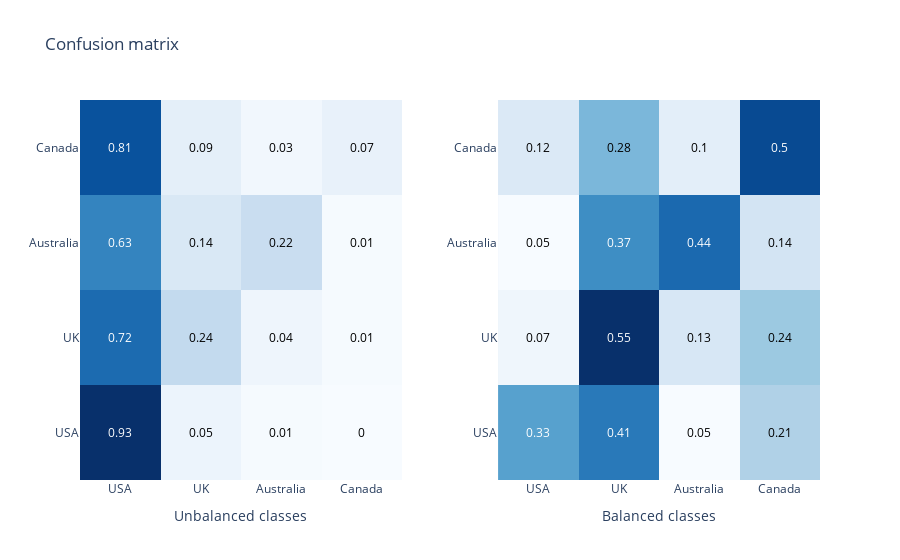

Notebook cell for this chart:
### Code cell
import numpy as np
import plotly.graph_objs as go
import plotly.figure_factory as ff
from plotly.subplots import make_subplots
import string

#Define data for heatmap
N=4
x = ["USA", "UK", "Australia", "Canada"]
y = ["USA", "UK", "Australia", "Canada"]
z2 = unbalanced_data
z1 = balanced_data

fig1 = ff.create_annotated_heatmap(z1, x, y,  colorscale='blues', name='Unbalanced')
fig2 = ff.create_annotated_heatmap(z2, x, y, colorscale='blues', name='Balanced')
fig1.layout.update({'title': 'Unbalanced classes'})
fig2.layout.update({'title': 'Balanced classes'})
fig = make_subplots(
    rows=1, cols=2,
    horizontal_spacing=0.13,
)

fig.add_trace(fig1.data[0], 1, 1)
fig.add_trace(fig2.data[0], 1, 2)

annot1 = list(fig1.layout.annotations)
annot2 = list(fig2.layout.annotations)
for k  in range(len(annot2)):
    annot2[k]['xref'] = 'x2'
    annot2[k]['yref'] = 'y2'
fig.layout.xaxis1.update({'title': 'Unbalanced classes'})
fig.layout.xaxis2.update({'title': 'Balanced classes'})
fig.update_layout(annotations=annot1+annot2)
fig.layout.update({'title': 'Confusion matrix'})
fig.write_html("conf.html")
fig.show()

### Figure 1 — Plotly figure (JSON) as saved in the notebook; plotly's stock layout.template omitted (floating-point values rounded to 4 significant figures)
{"data": [{"colorscale": [[0.0, "rgb(247,251,255)"], [0.125, "rgb(222,235,247)"], [0.25, "rgb(198,219,239)"], [0.375, "rgb(158,202,225)"], [0.5, "rgb(107,174,214)"], [0.625, "rgb(66,146,198)"], [0.75, "rgb(33,113,181)"], [0.875, "rgb(8,81,156)"], [1.0, "rgb(8,48,107)"]], "name": "Unbalanced", "reversescale": false, "showscale": false, "x": ["USA", "UK", "Australia", "Canada"], "y": ["USA", "UK", "Australia", "Canada"], "z": [[0.93, 0.05, 0.01, 0], [0.72, 0.24, 0.04, 0.01], [0.63, 0.14, 0.22, 0.01], [0.81, 0.09, 0.03, 0.07]], "type": "heatmap", "xaxis": "x", "yaxis": "y"}, {"colorscale": [[0.0, "rgb(247,251,255)"], [0.125, "rgb(222,235,247)"], [0.25, "rgb(198,219,239)"], [0.375, "rgb(158,202,225)"], [0.5, "rgb(107,174,214)"], [0.625, "rgb(66,146,198)"], [0.75, "rgb(33,113,181)"], [0.875, "rgb(8,81,156)"], [1.0, "rgb(8,48,107)"]], "name": "Balanced", "reversescale": false, "showscale": false, "x": ["USA", "UK", "Australia", "Canada"], "y": ["USA", "UK", "Australia", "Canada"], "z": [[0.33, 0.41, 0.05, 0.21], [0.07, 0.55, 0.13, 0.24], [0.05, 0.37, 0.44, 0.14], [0.12, 0.28, 0.1, 0.5]], "type": "heatmap", "xaxis": "x2", "yaxis": "y2"}], "layout": {"xaxis": {"anchor": "y", "domain": [0.0, 0.435], "title": {"text": "Unbalanced classes"}}, "yaxis": {"anchor": "x", "domain": [0.0, 1.0]}, "xaxis2": {"anchor": "y2", "domain": [0.565, 1.0], "title": {"text": "Balanced classes"}}, "yaxis2": {"anchor": "x2", "domain": [0.0, 1.0]}, "annotations": [{"font": {"color": "#FFFFFF"}, "showarrow": false, "text": "0.93", "x": "USA", "xref": "x", "y": "USA", "yref": "y"}, {"font": {"color": "#000000"}, "showarrow": false, "text": "0.05", "x": "UK", "xref": "x", "y": "USA", "yref": "y"}, {"font": {"color": "#000000"}, "showarrow": false, "text": "0.01", "x": "Australia", "xref": "x", "y": "USA", "yref": "y"}, {"font": {"color": "#000000"}, "showarrow": false, "text": "0", "x": "Canada", "xref": "x", "y": "USA", "yref": "y"}, {"font": {"color": "#FFFFFF"}, "showarrow": false, "text": "0.72", "x": "USA", "xref": "x", "y": "UK", "yref": "y"}, {"font": {"color": "#000000"}, "showarrow": false, "text": "0.24", "x": "UK", "xref": "x", "y": "UK", "yref": "y"}, {"font": {"color": "#000000"}, "showarrow": false, "text": "0.04", "x": "Australia", "xref": "x", "y": "UK", "yref": "y"}, {"font": {"color": "#000000"}, "showarrow": false, "text": "0.01", "x": "Canada", "xref": "x", "y": "UK", "yref": "y"}, {"font": {"color": "#FFFFFF"}, "showarrow": false, "text": "0.63", "x": "USA", "xref": "x", "y": "Australia", "yref": "y"}, {"font": {"color": "#000000"}, "showarrow": false, "text": "0.14", "x": "UK", "xref": "x", "y": "Australia", "yref": "y"}, {"font": {"color": "#000000"}, "showarrow": false, "text": "0.22", "x": "Australia", "xref": "x", "y": "Australia", "yref": "y"}, {"font": {"color": "#000000"}, "showarrow": false, "text": "0.01", "x": "Canada", "xref": "x", "y": "Australia", "yref": "y"}, {"font": {"color": "#FFFFFF"}, "showarrow": false, "text": "0.81", "x": "USA", "xref": "x", "y": "Canada", "yref": "y"}, {"font": {"color": "#000000"}, "showarrow": false, "text": "0.09", "x": "UK", "xref": "x", "y": "Canada", "yref": "y"}, {"font": {"color": "#000000"}, "showarrow": false, "text": "0.03", "x": "Australia", "xref": "x", "y": "Canada", "yref": "y"}, {"font": {"color": "#000000"}, "showarrow": false, "text": "0.07", "x": "Canada", "xref": "x", "y": "Canada", "yref": "y"}, {"font": {"color": "#FFFFFF"}, "showarrow": false, "text": "0.33", "x": "USA", "xref": "x2", "y": "USA", "yref": "y2"}, {"font": {"color": "#FFFFFF"}, "showarrow": false, "text": "0.41", "x": "UK", "xref": "x2", "y": "USA", "yref": "y2"}, {"font": {"color": "#000000"}, "showarrow": false, "text": "0.05", "x": "Australia", "xref": "x2", "y": "USA", "yref": "y2"}, {"font": {"color": "#000000"}, "showarrow": false, "text": "0.21", "x": "Canada", "xref": "x2", "y": "USA", "yref": "y2"}, {"font": {"color": "#000000"}, "showarrow": false, "text": "0.07", "x": "USA", "xref": "x2", "y": "UK", "yref": "y2"}, {"font": {"color": "#FFFFFF"}, "showarrow": false, "text": "0.55", "x": "UK", "xref": "x2", "y": "UK", "yref": "y2"}, {"font": {"color": "#000000"}, "showarrow": false, "text": "0.13", "x": "Australia", "xref": "x2", "y": "UK", "yref": "y2"}, {"font": {"color": "#000000"}, "showarrow": false, "text": "0.24", "x": "Canada", "xref": "x2", "y": "UK", "yref": "y2"}, {"font": {"color": "#000000"}, "showarrow": false, "text": "0.05", "x": "USA", "xref": "x2", "y": "Australia", "yref": "y2"}, {"font": {"color": "#FFFFFF"}, "showarrow": false, "text": "0.37", "x": "UK", "xref": "x2", "y": "Australia", "yref": "y2"}, {"font": {"color": "#FFFFFF"}, "showarrow": false, "text": "0.44", "x": "Australia", "xref": "x2", "y": "Australia", "yref": "y2"}, {"font": {"color": "#000000"}, "showarrow": false, "text": "0.14", "x": "Canada", "xref": "x2", "y": "Australia", "yref": "y2"}, {"font": {"color": "#000000"}, "showarrow": false, "text": "0.12", "x": "USA", "xref": "x2", "y": "Canada", "yref": "y2"}, {"font": {"color": "#000000"}, "showarrow": false, "text": "0.28", "x": "UK", "xref": "x2", "y": "Canada", "yref": "y2"}, {"font": {"color": "#000000"}, "showarrow": false, "text": "0.1", "x": "Australia", "xref": "x2", "y": "Canada", "yref": "y2"}, {"font": {"color": "#FFFFFF"}, "showarrow": false, "text": "0.5", "x": "Canada", "xref": "x2", "y": "Canada", "yref": "y2"}], "title": {"text": "Confusion matrix"}}}
